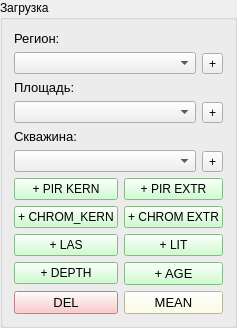
           <widget class="QGroupBox" name="groupBox_3">
            <property name="title">
             <string>Загрузка</string>
            </property>
            <layout class="QGridLayout" name="gridLayout_8">
             <item row="0" column="0">
              <layout class="QVBoxLayout" name="verticalLayout_7">
               <item>
                <layout class="QGridLayout" name="gridLayout_12" columnstretch="6,1">
                 <item row="0" column="0">
                  <layout class="QGridLayout" name="gridLayout_10">
                   <item row="0" column="0">
                    <widget class="QLabel" name="label_region">
                     <property name="font">
                      <font>
                       <pointsize>10</pointsize>
                      </font>
                     </property>
                     <property name="text">
                      <string>Регион:</string>
                     </property>
                    </widget>
                   </item>
                   <item row="1" column="0">
                    <widget class="QComboBox" name="comboBox_region">
                     <property name="font">
                      <font>
                       <pointsize>8</pointsize>
                      </font>
                     </property>
                    </widget>
                   </item>
                   <item row="4" column="0">
                    <widget class="QLabel" name="label_well">
                     <property name="font">
                      <font>
                       <pointsize>10</pointsize>
                      </font>
                     </property>
                     <property name="text">
                      <string>Скважина:</string>
                     </property>
                    </widget>
                   </item>
                   <item row="2" column="0">
                    <widget class="QLabel" name="label_area">
                     <property name="font">
                      <font>
                       <pointsize>10</pointsize>
                      </font>
                     </property>
                     <property name="text">
                      <string>Площадь:</string>
                     </property>
                    </widget>
                   </item>
                   <item row="3" column="0">
                    <widget class="QComboBox" name="comboBox_area">
                     <property name="font">
                      <font>
                       <pointsize>8</pointsize>
                      </font>
                     </property>
                    </widget>
                   </item>
                   <item row="5" column="0">
                    <widget class="QComboBox" name="comboBox_well">
                     <property name="font">
                      <font>
                       <pointsize>8</pointsize>
                      </font>
                     </property>
                    </widget>
                   </item>
                  </layout>
                 </item>
                 <item row="0" column="1">
                  <layout class="QGridLayout" name="gridLayout_11">
                   <item row="0" column="0">
                    <widget class="QLabel" name="label_4">
                     <property name="font">
                      <font>
                       <pointsize>10</pointsize>
                      </font>
                     </property>
                     <property name="text">
                      <string/>
                     </property>
                    </widget>
                   </item>
                   <item row="4" column="0">
                    <widget class="QLabel" name="label_8">
                     <property name="font">
                      <font>
                       <pointsize>10</pointsize>
                      </font>
                     </property>
                     <property name="text">
                      <string/>
                     </property>
                    </widget>
                   </item>
                   <item row="2" column="0">
                    <widget class="QLabel" name="label_7">
                     <property name="font">
                      <font>
                       <pointsize>10</pointsize>
                      </font>
                     </property>
                     <property name="text">
                      <string/>
                     </property>
                    </widget>
                   </item>
                   <item row="1" column="0">
                    <widget class="QToolButton" name="toolButton_add_region">
                     <property name="toolTip">
                      <string>Добавить регион</string>
                     </property>
                     <property name="text">
                      <string>+</string>
                     </property>
                    </widget>
                   </item>
                   <item row="3" column="0">
                    <widget class="QToolButton" name="toolButton_add_area">
                     <property name="toolTip">
                      <string>Добавить площадь</string>
                     </property>
                     <property name="text">
                      <string>+</string>
                     </property>
                    </widget>
                   </item>
                   <item row="5" column="0">
                    <widget class="QToolButton" name="toolButton_add_well">
                     <property name="toolTip">
                      <string>Добавить скважину</string>
                     </property>
                     <property name="text">
                      <string>+</string>
                     </property>
                    </widget>
                   </item>
                  </layout>
                 </item>
                </layout>
               </item>
              </layout>
             </item>
             <item row="1" column="0">
              <layout class="QGridLayout" name="gridLayout_7">
               <item row="1" column="0">
                <widget class="QPushButton" name="pushButton_pir">
                 <property name="palette">
                  <palette>
                   <active>
                    <colorrole role="WindowText">
                     <brush brushstyle="SolidPattern">
                      <color alpha="255">
                       <red>0</red>
                       <green>0</green>
                       <blue>0</blue>
                      </color>
                     </brush>
                    </colorrole>
                    <colorrole role="Button">
                     <brush brushstyle="SolidPattern">
                      <color alpha="255">
                       <red>191</red>
                       <green>255</green>
                       <blue>191</blue>
                      </color>
                     </brush>
                    </colorrole>
                    <colorrole role="Light">
                     <brush brushstyle="SolidPattern">
                      <color alpha="255">
                       <red>255</red>
                       <green>255</green>
                       <blue>255</blue>
                      </color>
                     </brush>
                    </colorrole>
                    <colorrole role="Midlight">
                     <brush brushstyle="SolidPattern">
                      <color alpha="255">
                       <red>247</red>
                       <green>247</green>
                       <blue>247</blue>
                      </color>
                     </brush>
                    </colorrole>
                    <colorrole role="Dark">
                     <brush brushstyle="SolidPattern">
                      <color alpha="255">
                       <red>120</red>
                       <green>120</green>
                       <blue>120</blue>
                      </color>
                     </brush>
                    </colorrole>
                    <colorrole role="Mid">
                     <brush brushstyle="SolidPattern">
                      <color alpha="255">
                       <red>160</red>
                       <green>160</green>
                       <blue>160</blue>
                      </color>
                     </brush>
                    </colorrole>
                    <colorrole role="Text">
                     <brush brushstyle="SolidPattern">
                      <color alpha="255">
                       <red>0</red>
                       <green>0</green>
                       <blue>0</blue>
                      </color>
                     </brush>
                    </colorrole>
                    <colorrole role="BrightText">
                     <brush brushstyle="SolidPattern">
                      <color alpha="255">
                       <red>255</red>
                       <green>255</green>
                       <blue>255</blue>
                      </color>
                     </brush>
                    </colorrole>
                    <colorrole role="ButtonText">
                     <brush brushstyle="SolidPattern">
                      <color alpha="255">
                       <red>0</red>
                       <green>0</green>
                       <blue>0</blue>
                      </color>
                     </brush>
                    </colorrole>
                    <colorrole role="Base">
                     <brush brushstyle="SolidPattern">
                      <color alpha="255">
                       <red>191</red>
                       <green>255</green>
                       <blue>191</blue>
                      </color>
                     </brush>
                    </colorrole>
                    <colorrole role="Window">
                     <brush brushstyle="SolidPattern">
                      <color alpha="255">
                       <red>191</red>
                       <green>255</green>
                       <blue>191</blue>
                      </color>
                     </brush>
                    </colorrole>
                    <colorrole role="Shadow">
                     <brush brushstyle="SolidPattern">
                      <color alpha="255">
                       <red>0</red>
                       <green>0</green>
                       <blue>0</blue>
                      </color>
                     </brush>
                    </colorrole>
                    <colorrole role="AlternateBase">
                     <brush brushstyle="SolidPattern">
                      <color alpha="255">
                       <red>247</red>
                       <green>247</green>
                       <blue>247</blue>
                      </color>
                     </brush>
                    </colorrole>
                    <colorrole role="ToolTipBase">
                     <brush brushstyle="SolidPattern">
                      <color alpha="255">
                       <red>255</red>
                       <green>255</green>
                       <blue>220</blue>
                      </color>
                     </brush>
                    </colorrole>
                    <colorrole role="ToolTipText">
                     <brush brushstyle="SolidPattern">
                      <color alpha="255">
                       <red>0</red>
                       <green>0</green>
                       <blue>0</blue>
                      </color>
                     </brush>
                    </colorrole>
                    <colorrole role="PlaceholderText">
                     <brush brushstyle="NoBrush">
                      <color alpha="128">
                       <red>0</red>
                       <green>0</green>
                       <blue>0</blue>
                      </color>
                     </brush>
                    </colorrole>
                   </active>
                   <inactive>
                    <colorrole role="WindowText">
                     <brush brushstyle="SolidPattern">
                      <color alpha="255">
                       <red>0</red>
                       <green>0</green>
                       <blue>0</blue>
                      </color>
                     </brush>
                    </colorrole>
                    <colorrole role="Button">
                     <brush brushstyle="SolidPattern">
                      <color alpha="255">
                       <red>191</red>
                       <green>255</green>
                       <blue>191</blue>
                      </color>
                     </brush>
                    </colorrole>
                    <colorrole role="Light">
                     <brush brushstyle="SolidPattern">
                      <color alpha="255">
                       <red>255</red>
                       <green>255</green>
                       <blue>255</blue>
                      </color>
                     </brush>
                    </colorrole>
                    <colorrole role="Midlight">
                     <brush brushstyle="SolidPattern">
                      <color alpha="255">
                       <red>247</red>
                       <green>247</green>
                       <blue>247</blue>
                      </color>
                     </brush>
                    </colorrole>
                    <colorrole role="Dark">
                     <brush brushstyle="SolidPattern">
                      <color alpha="255">
                       <red>120</red>
                       <green>120</green>
                       <blue>120</blue>
                      </color>
                     </brush>
                    </colorrole>
                    <colorrole role="Mid">
                     <brush brushstyle="SolidPattern">
                      <color alpha="255">
                       <red>160</red>
                       <green>160</green>
                       <blue>160</blue>
                      </color>
                     </brush>
                    </colorrole>
                    <colorrole role="Text">
                     <brush brushstyle="SolidPattern">
                      <color alpha="255">
                       <red>0</red>
                       <green>0</green>
                       <blue>0</blue>
                      </color>
                     </brush>
                    </colorrole>
                    <colorrole role="BrightText">
                     <brush brushstyle="SolidPattern">
                      <color alpha="255">
                       <red>255</red>
                       <green>255</green>
                       <blue>255</blue>
                      </color>
                     </brush>
                    </colorrole>
                    <colorrole role="ButtonText">
                     <brush brushstyle="SolidPattern">
                      <color alpha="255">
                       <red>0</red>
                       <green>0</green>
                       <blue>0</blue>
                      </color>
                     </brush>
                    </colorrole>
                    <colorrole role="Base">
                     <brush brushstyle="SolidPattern">
                      <color alpha="255">
                       <red>191</red>
                       <green>255</green>
                       <blue>191</blue>
                      </color>
                     </brush>
                    </colorrole>
                    <colorrole role="Window">
                     <brush brushstyle="SolidPattern">
                      <color alpha="255">
                       <red>191</red>
                       <green>255</green>
                       <blue>191</blue>
                      </color>
                     </brush>
                    </colorrole>
                    <colorrole role="Shadow">
                     <brush brushstyle="SolidPattern">
                      <color alpha="255">
                       <red>0</red>
                       <green>0</green>
                       <blue>0</blue>
                      </color>
                     </brush>
                    </colorrole>
                    <colorrole role="AlternateBase">
                     <brush brushstyle="SolidPattern">
                      <color alpha="255">
                       <red>247</red>
                       <green>247</green>
                       <blue>247</blue>
                      </color>
                     </brush>
                    </colorrole>
                    <colorrole role="ToolTipBase">
                     <brush brushstyle="SolidPattern">
                      <color alpha="255">
                       <red>255</red>
                       <green>255</green>
                       <blue>220</blue>
                      </color>
                     </brush>
                    </colorrole>
                    <colorrole role="ToolTipText">
                     <brush brushstyle="SolidPattern">
                      <color alpha="255">
                       <red>0</red>
                       <green>0</green>
                       <blue>0</blue>
                      </color>
                     </brush>
                    </colorrole>
                    <colorrole role="PlaceholderText">
                     <brush brushstyle="NoBrush">
                      <color alpha="128">
                       <red>0</red>
                       <green>0</green>
                       <blue>0</blue>
                      </color>
                     </brush>
                    </colorrole>
                   </inactive>
                   <disabled>
                    <colorrole role="WindowText">
                     <brush brushstyle="SolidPattern">
                      <color alpha="255">
                       <red>120</red>
                       <green>120</green>
                       <blue>120</blue>
                      </color>
                     </brush>
                    </colorrole>
                    <colorrole role="Button">
                     <brush brushstyle="SolidPattern">
                      <color alpha="255">
                       <red>191</red>
                       <green>255</green>
                       <blue>191</blue>
                      </color>
                     </brush>
                    </colorrole>
                    <colorrole role="Light">
                     <brush brushstyle="SolidPattern">
                      <color alpha="255">
                       <red>255</red>
                       <green>255</green>
                       <blue>255</blue>
                      </color>
                     </brush>
                    </colorrole>
                    <colorrole role="Midlight">
                     <brush brushstyle="SolidPattern">
                      <color alpha="255">
                       <red>247</red>
                       <green>247</green>
                       <blue>247</blue>
                      </color>
                     </brush>
                    </colorrole>
                    <colorrole role="Dark">
                     <brush brushstyle="SolidPattern">
                      <color alpha="255">
                       <red>120</red>
                       <green>120</green>
                       <blue>120</blue>
                      </color>
                     </brush>
                    </colorrole>
                    <colorrole role="Mid">
                     <brush brushstyle="SolidPattern">
                      <color alpha="255">
                       <red>160</red>
                       <green>160</green>
                       <blue>160</blue>
                      </color>
                     </brush>
                    </colorrole>
                    <colorrole role="Text">
                     <brush brushstyle="SolidPattern">
                      <color alpha="255">
                       <red>120</red>
                       <green>120</green>
                       <blue>120</blue>
                      </color>
                     </brush>
                    </colorrole>
                    <colorrole role="BrightText">
                     <brush brushstyle="SolidPattern">
                      <color alpha="255">
                       <red>255</red>
                       <green>255</green>
                       <blue>255</blue>
                      </color>
                     </brush>
                    </colorrole>
                    <colorrole role="ButtonText">
                     <brush brushstyle="SolidPattern">
                      <color alpha="255">
                       <red>120</red>
                       <green>120</green>
                       <blue>120</blue>
                      </color>
                     </brush>
                    </colorrole>
                    <colorrole role="Base">
                     <brush brushstyle="SolidPattern">
                      <color alpha="255">
                       <red>191</red>
                       <green>255</green>
                       <blue>191</blue>
                      </color>
                     </brush>
                    </colorrole>
                    <colorrole role="Window">
                     <brush brushstyle="SolidPattern">
                      <color alpha="255">
                       <red>191</red>
                       <green>255</green>
                       <blue>191</blue>
                      </color>
                     </brush>
                    </colorrole>
                    <colorrole role="Shadow">
                     <brush brushstyle="SolidPattern">
                      <color alpha="255">
                       <red>0</red>
                       <green>0</green>
                       <blue>0</blue>
                      </color>
                     </brush>
                    </colorrole>
                    <colorrole role="AlternateBase">
                     <brush brushstyle="SolidPattern">
                      <color alpha="255">
                       <red>240</red>
                       <green>240</green>
                       <blue>240</blue>
                      </color>
                     </brush>
                    </colorrole>
                    <colorrole role="ToolTipBase">
                     <brush brushstyle="SolidPattern">
                      <color alpha="255">
                       <red>255</red>
                       <green>255</green>
                       <blue>220</blue>
                      </color>
                     </brush>
                    </colorrole>
                    <colorrole role="ToolTipText">
                     <brush brushstyle="SolidPattern">
                      <color alpha="255">
                       <red>0</red>
                       <green>0</green>
                       <blue>0</blue>
                      </color>
                     </brush>
                    </colorrole>
                    <colorrole role="PlaceholderText">
                     <brush brushstyle="NoBrush">
                      <color alpha="128">
                       <red>0</red>
                       <green>0</green>
                       <blue>0</blue>
                      </color>
                     </brush>
                    </colorrole>
                   </disabled>
                  </palette>
                 </property>
                 <property name="font">
                  <font>
                   <pointsize>9</pointsize>
                  </font>
                 </property>
                 <property name="toolTip">
                  <string>Загрузка данных пиролиза керна</string>
                 </property>
                 <property name="styleSheet">
                  <string notr="true">background-color: rgb(191, 255, 191);</string>
                 </property>
                 <property name="text">
                  <string>+ PIR KERN</string>
                 </property>
                </widget>
               </item>
               <item row="2" column="0">
                <widget class="QPushButton" name="pushButton_chrom">
                 <property name="font">
                  <font>
                   <pointsize>9</pointsize>
                  </font>
                 </property>
                 <property name="toolTip">
                  <string>Загрузка данных хроматографии керна</string>
                 </property>
                 <property name="styleSheet">
                  <string notr="true">background-color: rgb(191, 255, 191);</string>
                 </property>
                 <property name="text">
                  <string>+ CHROM_KERN</string>
                 </property>
                </widget>
               </item>
               <item row="2" column="1">
                <widget class="QPushButton" name="pushButton_chrom_extr">
                 <property name="font">
                  <font>
                   <pointsize>9</pointsize>
                  </font>
                 </property>
                 <property name="toolTip">
                  <string>Загрузка данных хроматографии экстракта</string>
                 </property>
                 <property name="styleSheet">
                  <string notr="true">background-color: rgb(191, 255, 191);</string>
                 </property>
                 <property name="text">
                  <string>+ CHROM EXTR</string>
                 </property>
                </widget>
               </item>
               <item row="1" column="1">
                <widget class="QPushButton" name="pushButton_pir_extr">
                 <property name="font">
                  <font>
                   <pointsize>9</pointsize>
                  </font>
                 </property>
                 <property name="toolTip">
                  <string>Загрузка данных пиролиза керна после экстракции</string>
                 </property>
                 <property name="styleSheet">
                  <string notr="true">background-color: rgb(191, 255, 191);</string>
                 </property>
                 <property name="text">
                  <string>+ PIR EXTR</string>
                 </property>
                </widget>
               </item>
               <item row="5" column="0">
                <widget class="QPushButton" name="pushButton_del_param">
                 <property name="font">
                  <font>
                   <pointsize>10</pointsize>
                  </font>
                 </property>
                 <property name="toolTip">
                  <string>Удаление значений параметра в выбранном интервале</string>
                 </property>
                 <property name="styleSheet">
                  <string notr="true">background-color: rgb(255, 185, 185);</string>
                 </property>
                 <property name="text">
                  <string>DEL</string>
                 </property>
                </widget>
               </item>
               <item row="3" column="0">
                <widget class="QPushButton" name="pushButton_las">
                 <property name="font">
                  <font>
                   <pointsize>9</pointsize>
                  </font>
                 </property>
                 <property name="toolTip">
                  <string>Загрузка LAS-файлов</string>
                 </property>
                 <property name="styleSheet">
                  <string notr="true">background-color: rgb(191, 255, 191);</string>
                 </property>
                 <property name="text">
                  <string>+ LAS</string>
                 </property>
                </widget>
               </item>
               <item row="5" column="1">
                <widget class="QPushButton" name="pushButton_mean_las">
                 <property name="font">
                  <font>
                   <pointsize>10</pointsize>
                  </font>
                 </property>
                 <property name="styleSheet">
                  <string notr="true">background-color: rgb(255, 255, 222);</string>
                 </property>
                 <property name="text">
                  <string>MEAN</string>
                 </property>
                </widget>
               </item>
               <item row="4" column="0">
                <widget class="QPushButton" name="pushButton_depth">
                 <property name="font">
                  <font>
                   <pointsize>9</pointsize>
                  </font>
                 </property>
                 <property name="toolTip">
                  <string>Привязка образцов по глубине</string>
                 </property>
                 <property name="styleSheet">
                  <string notr="true">background-color: rgb(191, 255, 191);</string>
                 </property>
                 <property name="text">
                  <string>+ DEPTH</string>
                 </property>
                </widget>
               </item>
               <item row="4" column="1">
                <widget class="QPushButton" name="pushButton_add_age">
                 <property name="font">
                  <font>
                   <pointsize>10</pointsize>
                  </font>
                 </property>
                 <property name="styleSheet">
                  <string notr="true">background-color: rgb(191, 255, 191);</string>
                 </property>
                 <property name="text">
                  <string>+ AGE</string>
                 </property>
                </widget>
               </item>
               <item row="3" column="1">
                <widget class="QPushButton" name="pushButton_lit">
                 <property name="font">
                  <font>
                   <pointsize>9</pointsize>
                  </font>
                 </property>
                 <property name="toolTip">
                  <string>Загрузка данных литологии</string>
                 </property>
                 <property name="styleSheet">
                  <string notr="true">background-color: rgb(191, 255, 191);</string>
                 </property>
                 <property name="text">
                  <string>+ LIT</string>
                 </property>
                </widget>
               </item>
              </layout>
             </item>
            </layout>
           </widget>
